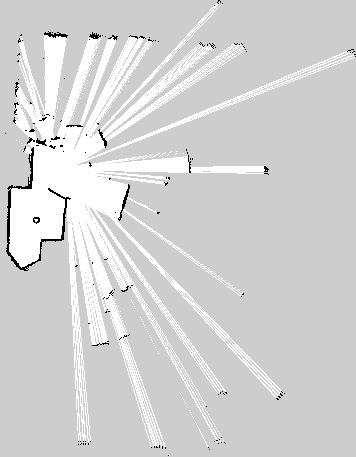
#> input picture autonomous_robots_mte544/ros2_ws/src/turtlebot4_lab2/maze_data/map_maze_1.pgm, 356 x 457 px
$ python pseudo_pf.py
#> lines starting #> are read from the running program, lines starting #| are printed output that depends on the picture
import matplotlib.pyplot as plt
import numpy as np
import pandas as pd
from sklearn.neighbors import KDTree
from scipy.stats import norm
from math import sqrt


def get_obstacles(map_path: str) -> np.ndarray:
    """
    Reads the map and returns a list of obstacles
    :param map_path: path to map
    :return: array of shape (#obstacles, 2)
    """
    resolution = 0.03
    bottom_x, bottom_y = -1.94, -8.63

    with open(map_path, 'rb') as fin:
        map = plt.imread(fin)

        # Show maze map
        # plt.figure()
        # plt.imshow(map)
        # plt.show()

    # get the indices with obstacles, then multiply by the resolution (0.03) to convert to m
    obstacles = np.array(np.where(map == 0)) * resolution + np.array([[bottom_y], [bottom_x]])
    return np.transpose(obstacles)


def visualize_obstacles(obstacles: np.ndarray, save_path=None) -> None:
    """ visualize the obstacles"""
    plt.figure()
    plt.scatter(obstacles[:, 0], obstacles[:, 1])
    plt.xlabel("x [m]")
    plt.ylabel("y [m]")
    plt.title("Obstacles")
    if save_path is not None:
        plt. savefig(save_path + "/obstacles.png")
    plt.show()


def get_measurements(csv_path: str) -> (np.ndarray, np.ndarray):
    """
    Read a measurement csv and get the bearings and ranges
    :param csv_path: path to csv
    :return:
    - bearings: np array of shape (#measurements, 719)
    - ranges: np array of shape (#measurements, 719)
    """
    df = pd.read_csv(csv_path, header=None, index_col=False)
    theta_min = df.iloc[0, 2]  # rad
    theta_max = df.iloc[0, 3]  # rad
    theta_inc = df.iloc[0, 4]  # rad

    bearings = np.arange(theta_min, theta_max, theta_inc)
    bearings = np.tile(bearings, (df.shape[0], 1))  # repeat the bearings to have the same shape as the bearings

    ranges = df.iloc[:, 10:].to_numpy()

    return bearings, ranges


def visualize_measurements(bearings: np.ndarray, ranges: np.ndarray, save_path=None) -> None:
    """Visualize the measurements"""
    x = ranges * np.cos(bearings)
    y = ranges * np.sin(bearings)
    x_long = np.reshape(x, -1)
    y_long = np.reshape(y, -1)
    plt.figure()
    plt.scatter(x_long, y_long, c='blue', label="measurements")
    plt.scatter(0, 0, c='red', label="robot position")
    plt.legend()
    plt.xlabel("x [m]")
    plt.ylabel("y [m]")
    plt.title("Measurements relative to robot position")
    if save_path is not None:
        plt. savefig(save_path + "/measurements.png")
    plt.show()


def get_init_particles(
        guess_x: float,
        guess_y: float,
        guess_theta: float,
        num_particles: float,
        init_guess_std_deviation: float
) -> np.ndarray:  # shape is (num_particles, 3)
    noise = np.random.normal(0, init_guess_std_deviation, (num_particles, 3))
    guess = np.array([guess_x, guess_y, guess_theta])
    return noise + guess


def convert_measurement_to_global(bearings, ranges, particle):
    """

    :param bearings: np aray of shape (#valid_ranges,)
    :param ranges: np array of shape (#valid_ranges,)
    :param particle: np array of shape (3,)
    :return: np array of shape (#valid_ranges, 3)
    """
    x = particle[0] + ranges * np.cos(particle[2] + bearings)
    y = particle[1] + ranges * np.sin(particle[2] + bearings)
    return np.transpose(np.array([x, y]))


def get_only_valid_measurements(bearings: np.ndarray, ranges: np.ndarray):
    """ only keeps values where range is finite"""
    valid_range_indices = np.isfinite(ranges)
    bearings = bearings[valid_range_indices]
    ranges = ranges[valid_range_indices]
    return bearings, ranges


def visualize_measurements_on_map(measurements: np.ndarray, obstacles: np.ndarray, final_state, save_path=None):
    print(obstacles.shape, "obstacles shape")
    print(measurements.shape, "measurement shape")

    plt.figure()
    plt.scatter(obstacles[:, 0], obstacles[:, 1], c="blue", label="obstacles")
    plt.scatter(measurements[:, 0], measurements[:, 1], c='red', label="measurements")
    plt.scatter(final_state[0], final_state[1], c='green', label='robot position')
    plt.xlabel("x [m]")
    plt.ylabel("y [m]")
    plt.legend()
    plt.title("Obstacles and measurements")
    if save_path is not None:
        plt. savefig(save_path + "/obstacles and measurements.png")
    plt.show()


def plot(states: list[np.ndarray], standard_deviations: list[float], save_path=None) -> None:
    states = np.array(states)
    x = states[:, 0]
    y = states[:, 1]
    theta = states[:, 2]

    plt.figure()
    plt.scatter(x[:-1], y[:-1], c='blue', label='Position at time < k')
    plt.scatter(x[-1], y[-1], c='red', label='Position at time = k')
    plt.legend()
    plt.title("Position over Time")
    plt.xlabel('x [m]')
    plt.ylabel('y [m]')
    if save_path is not None:
        plt. savefig(save_path + "/position.png")
    plt.show()

    plt.figure()
    plt.scatter(range(x.shape[0]), x)
    plt.title("x over Time")
    plt.xlabel('Index of timestep')
    plt.ylabel('x [m]')
    if save_path is not None:
        plt. savefig(save_path + "/x.png")
    plt.show()

    plt.figure()
    plt.scatter(range(y.shape[0]), y)
    plt.title("y over Time")
    plt.xlabel('Index of timestep')
    plt.ylabel('y [m]')
    if save_path is not None:
        plt. savefig(save_path + "/y.png")
    plt.show()

    plt.figure()
    plt.scatter(range(theta.shape[0]), theta)
    plt.title("Theta over Time")
    plt.xlabel('Index of timestep')
    plt.ylabel('theta [rad]')
    if save_path is not None:
        plt. savefig(save_path + "/theta.png")
    plt.show()

    plt.figure()
    plt.scatter(range(len(standard_deviations)), standard_deviations)
    plt.title("Standard Deviation over Time")
    plt.xlabel('Index of timestep')
    plt.ylabel('Standard Deviation [m]')
    if save_path is not None:
        plt. savefig(save_path + "/std dev.png")
    plt.show()


def main():
    map_path = "./maze_data/map_maze_1.pgm"
    measurement_csv_path = ["bagreader/scan_point1.csv", "bagreader/scan_point5.csv"]
    save_paths = ["results/point1", "results/point5"]
    guess_x = [-2.5, -1]
    guess_y = [0, -1]
    guess_theta = [-3.14/4, -3.14/4]

    num_particles = 1000
    init_guess_standard_deviation = 1.0
    lidar_standard_deviation = 0.2

    for point in range(2):
        obstacles = get_obstacles(map_path)
#> in get_obstacles, map is the input picture: shape (457, 356); min 0, max 254, mean 211.6
#> obstacles = 1599 pairs, first value -8.63 to 5.02, second value -1.79 to 8.71
        bearings_all, ranges_all = get_measurements(measurement_csv_path[point])
#> (reads autonomous_robots_mte544/ros2_ws/src/turtlebot4_lab2/bagreader/scan_point1.csv from the repository)
        particles = get_init_particles(guess_x[point], guess_y[point], guess_theta[point], num_particles, init_guess_standard_deviation)

        visualize_obstacles(obstacles, save_paths[point])
#> in visualize_obstacles, `plt. savefig(save_path + "/obstacles.png")`:
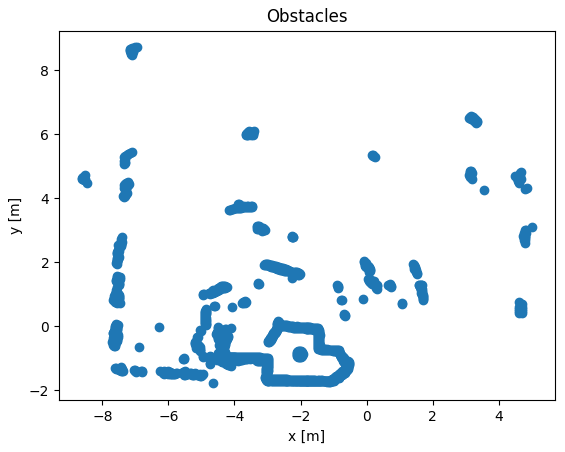
#> figure drawn by matplotlib, 1 panel
        visualize_measurements(bearings_all, ranges_all, save_paths[point])
#> in visualize_measurements, `plt. savefig(save_path + "/measurements.png")`:
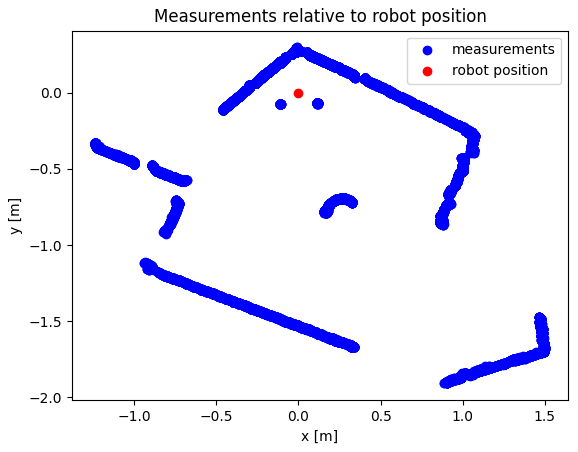
#> figure drawn by matplotlib, 1 panel

        kdt = KDTree(obstacles)

        particles_mean = [np.mean(particles, axis=0)]
        particles_std_deviation = [np.linalg.norm(np.std(particles, axis=0)) / sqrt(3)]
        for i, (bearings, ranges) in enumerate(zip(bearings_all, ranges_all)):
            print(f"Calibrating at measurement {i}")
            bearings, ranges = get_only_valid_measurements(bearings, ranges)
            weights = []
            for particle in particles:
                measurements = convert_measurement_to_global(bearings, ranges, particle)
                distances = kdt.query(measurements, k=1)[0][:]
                weights.append(np.prod(np.exp(-(distances ** 2) / (2 * lidar_standard_deviation ** 2))))

            # scale all the weights so they become probabilities (add up to 1)
            total_weight = sum(weights)
            weights = [weight/total_weight for weight in weights]

            # draw particles from predictions with probability proportional to weights
            indices = np.random.choice(range(num_particles), num_particles, replace=True, p=weights)
            particles = [particles[i] for i in indices]

            mean = np.mean(particles, axis=0)
            std_deviation = np.linalg.norm(np.std(particles, axis=0)) / sqrt(3)

            particles_mean.append(mean)
            particles_std_deviation.append(std_deviation)

            print(f"After measurement {i}, Mean state: {mean}, std deviation: {std_deviation}")

            if std_deviation < 0.001:
                print("std deviation is low. Breaking")
                break
#> after the loop, particles = 1000 items, first 6: [-2.66, -0.134, 0.293], [-2.66, -0.134, 0.293], [-2.66, -0.134, 0.293], [-2.66, -0.134, 0.293], [-2.66, -0.134, 0.293], [-2.66, -0.134, 0.293]; particles_mean = [[-2.5, -0.0349, -0.828], [-2.66, -0.134, 0.293]]; particles_std_deviation = [0.97, 7.62e-15]

        plot(particles_mean, particles_std_deviation, save_paths[point])
#> in plot, `states = np.array(states)`: states = [[-2.5, -0.0349, -0.828], [-2.66, -0.134, 0.293]]
#> in plot, `x = states[:, 0]`: x = [-2.5, -2.66]
#> in plot, `y = states[:, 1]`: y = [-0.0349, -0.134]
#> in plot, `theta = states[:, 2]`: theta = [-0.828, 0.293]
#> in plot, `plt. savefig(save_path + "/position.png")`:
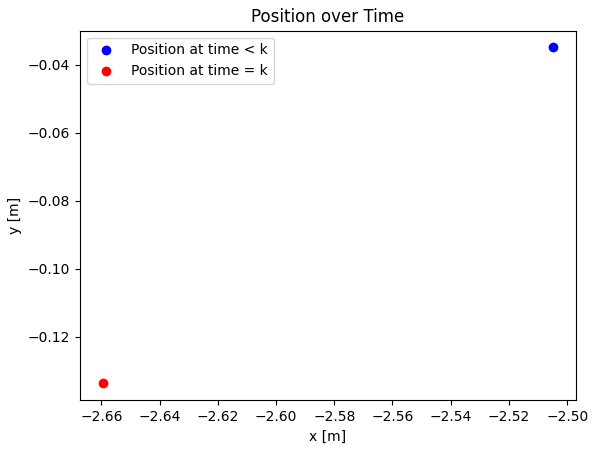
#> figure drawn by matplotlib, 1 panel
#> in plot, `plt. savefig(save_path + "/x.png")`:
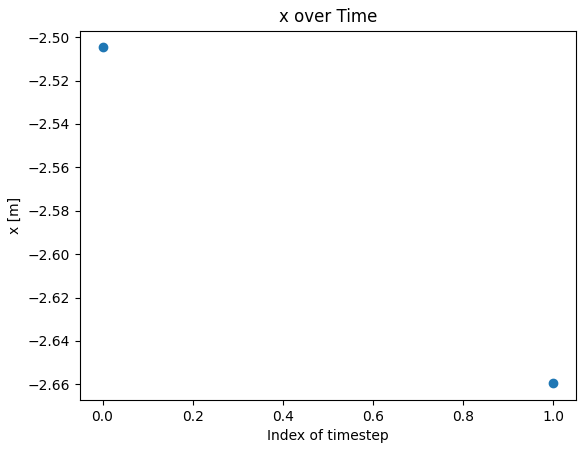
#> figure drawn by matplotlib, 1 panel
#> in plot, `plt. savefig(save_path + "/theta.png")`:
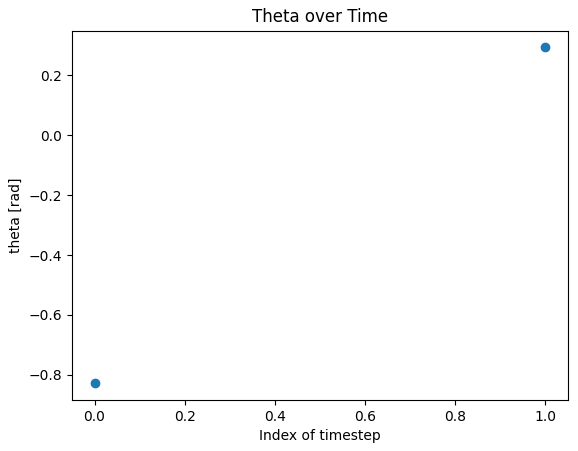
#> figure drawn by matplotlib, 1 panel
#> in plot, `plt. savefig(save_path + "/std dev.png")`:
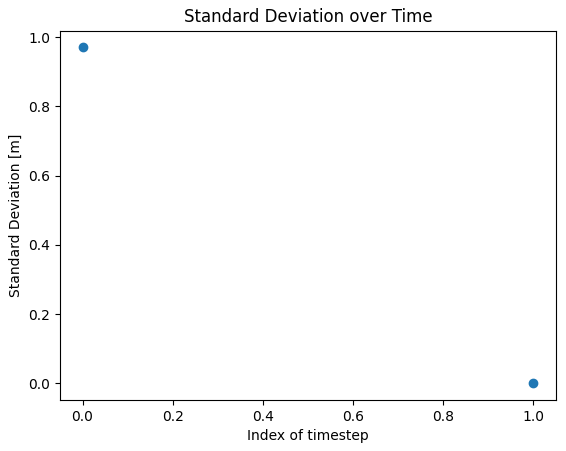
#> figure drawn by matplotlib, 1 panel

        measurements = convert_measurement_to_global(bearings, ranges, particles_mean[-1])
#> measurements = 617 pairs, first value -3.74 to -0.748, second value -1.69 to 0.147
        visualize_measurements_on_map(measurements, obstacles, particles_mean[-1], save_paths[point])
#| (1599, 2) obstacles shape
#| (617, 2) measurement shape
#> in visualize_measurements_on_map, `plt. savefig(save_path + "/obstacles and measurements.png")`:
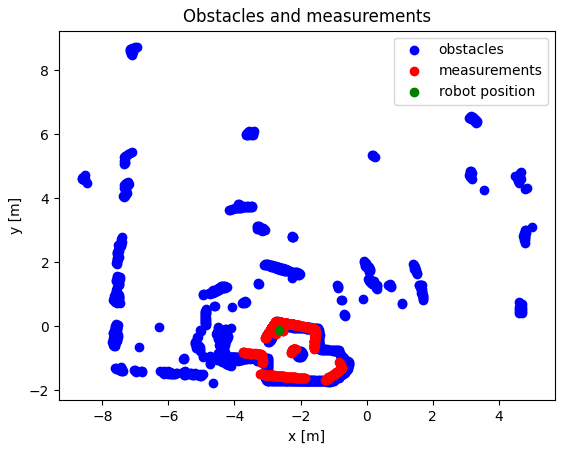
#> figure drawn by matplotlib, 1 panel


if __name__ == "__main__":
    main()
